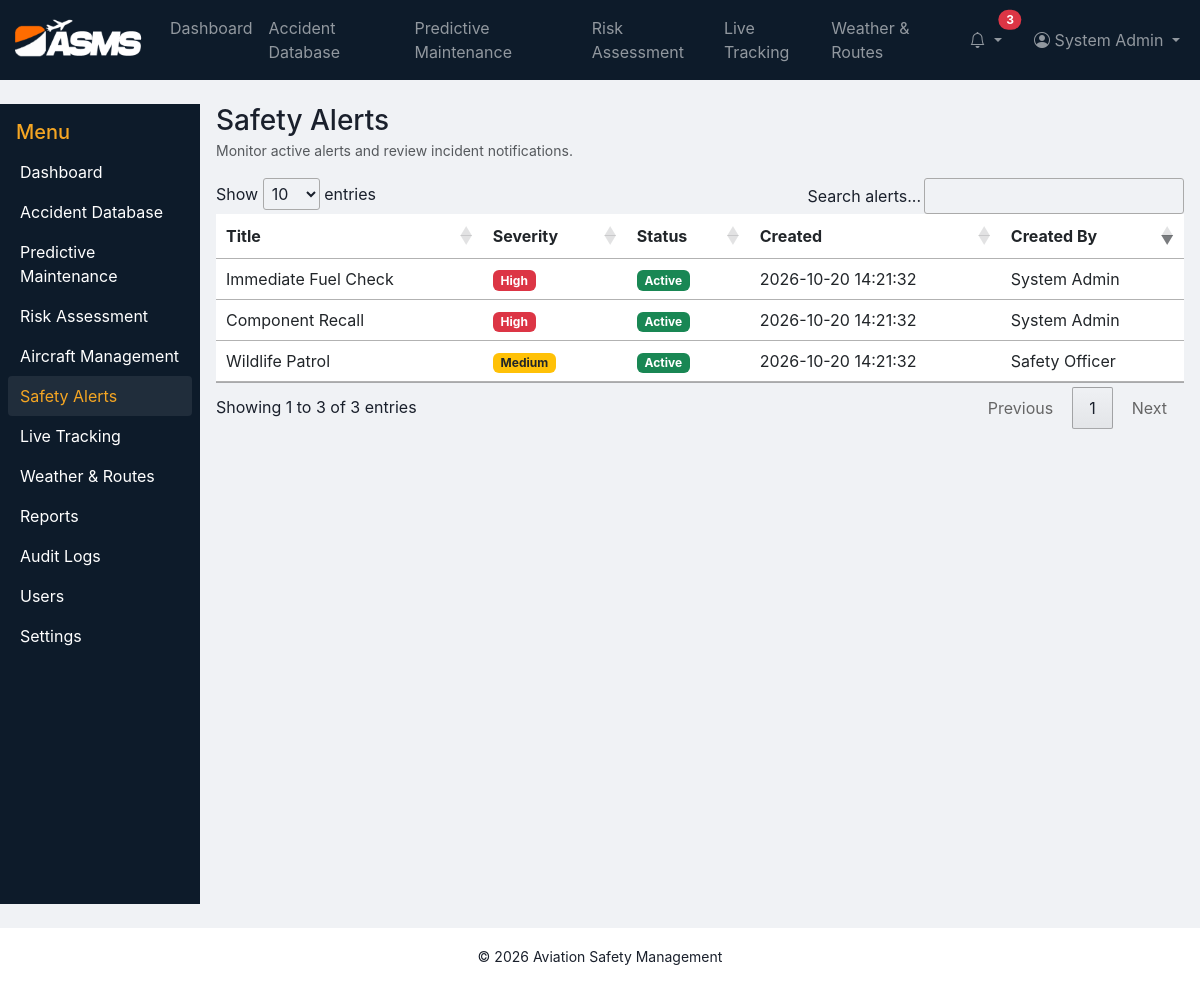
Page /?page=alerts (signed in) on the committed database.
### tables this page shows
CREATE TABLE alerts (
  id INT AUTO_INCREMENT PRIMARY KEY,
  title VARCHAR(200),
  message TEXT,
  severity VARCHAR(50),
  status VARCHAR(50) DEFAULT 'active',
  created_by INT,
  acknowledged_by INT NULL,
  created_at TIMESTAMP DEFAULT CURRENT_TIMESTAMP,
  FOREIGN KEY (created_by) REFERENCES users(id) ON DELETE SET NULL,
  FOREIGN KEY (acknowledged_by) REFERENCES users(id) ON DELETE SET NULL
);

CREATE TABLE users (
  id INT AUTO_INCREMENT PRIMARY KEY,
  role_id INT NOT NULL,
  full_name VARCHAR(150) NOT NULL,
  email VARCHAR(150) NOT NULL UNIQUE,
  password_hash VARCHAR(255) NOT NULL,
  status ENUM('active','inactive') DEFAULT 'active',
  last_login DATETIME NULL,
  created_at TIMESTAMP DEFAULT CURRENT_TIMESTAMP,
  FOREIGN KEY (role_id) REFERENCES roles(id) ON DELETE RESTRICT
);

### controllers/AlertController.php (called while the page is built, shortened)
<?php
class AlertController {
    public function index() {
        $db = Database::getInstance()->getConnection();
        $alerts = $db->query('SELECT al.*, u.full_name AS created_by_name FROM alerts al LEFT JOIN users u ON u.id = al.created_by ORDER BY al.created_at DESC')->fetchAll();
        require __DIR__ . '/../views/alerts/index.php';
    }
}

### includes/functions.php (called while the page is built, shortened)
<?php
function e($str) {
    return htmlspecialchars($str, ENT_QUOTES, 'UTF-8');
}

### views/alerts/index.php (the view)
<?php require_once __DIR__ . '/../layouts/header.php'; ?>
<?php require_once __DIR__ . '/../layouts/sidebar.php'; ?>
<div class="d-flex justify-content-between align-items-center mb-3">
  <div>
    <h3 class="mb-0">Safety Alerts</h3>
    <small class="text-muted">Monitor active alerts and review incident notifications.</small>
  </div>
</div>
<div class="table-responsive">
  <table class="table table-hover" id="alerts-table">
    <thead>
      <tr>
        <th>Title</th>
        <th>Severity</th>
        <th>Status</th>
        <th>Created</th>
        <th>Created By</th>
      </tr>
    </thead>
    <tbody>
      <?php if (!empty($alerts)): ?>
        <?php foreach ($alerts as $alert): ?>
          <tr>
            <td><?php echo e($alert['title']); ?></td>
            <td><span class="badge <?php echo $alert['severity'] === 'High' ? 'bg-danger' : ($alert['severity'] === 'Medium' ? 'bg-warning text-dark' : 'bg-success'); ?>"><?php echo e($alert['severity']); ?></span></td>
            <td><span class="badge <?php echo $alert['status'] === 'active' ? 'bg-success' : 'bg-secondary'; ?>"><?php echo e(ucfirst($alert['status'])); ?></span></td>
            <td><?php echo e($alert['created_at']); ?></td>
            <td><?php echo e($alert['created_by_name'] ?: 'System'); ?></td>
          </tr>
        <?php endforeach; ?>
      <?php else: ?>
        <tr><td colspan="5" class="text-center">No active alerts found.</td></tr>
      <?php endif; ?>
    </tbody>
  </table>
</div>
<?php require_once __DIR__ . '/../layouts/footer.php'; ?>

### assets/css/style.css (style rules this page uses)
body { background: #f0f2f5; color:#1a202c; font-family: -apple-system, BlinkMacSystemFont, 'Segoe UI', Roboto, 'Helvetica Neue', Arial, sans-serif; }
.table { border-collapse: collapse; }
.table tbody tr { transition: all 0.2s ease; }

### rows in the picture
alerts: title "Immediate Fuel Check", severity "High", status "Active", created_at "2026-10-20 14:21:32", created_by.full_name "System Admin"
alerts: title "Wildlife Patrol", severity "Medium", status "Active", created_at "2026-10-20 14:21:32", created_by.full_name "Safety Officer"
alerts: title "Component Recall", severity "High", status "Active", created_at "2026-10-20 14:21:32", created_by.full_name "System Admin"

### other values in the picture
$label "Dashboard"
$label "Accident Database"
$label "Predictive Maintenance"
$label "Risk Assessment"
$label "Aircraft Management"
$label "Safety Alerts"
$label "Live Tracking"
$label "Weather & Routes"
$label "Reports"
$label "Audit Logs"
$label "Users"
$label "Settings"
